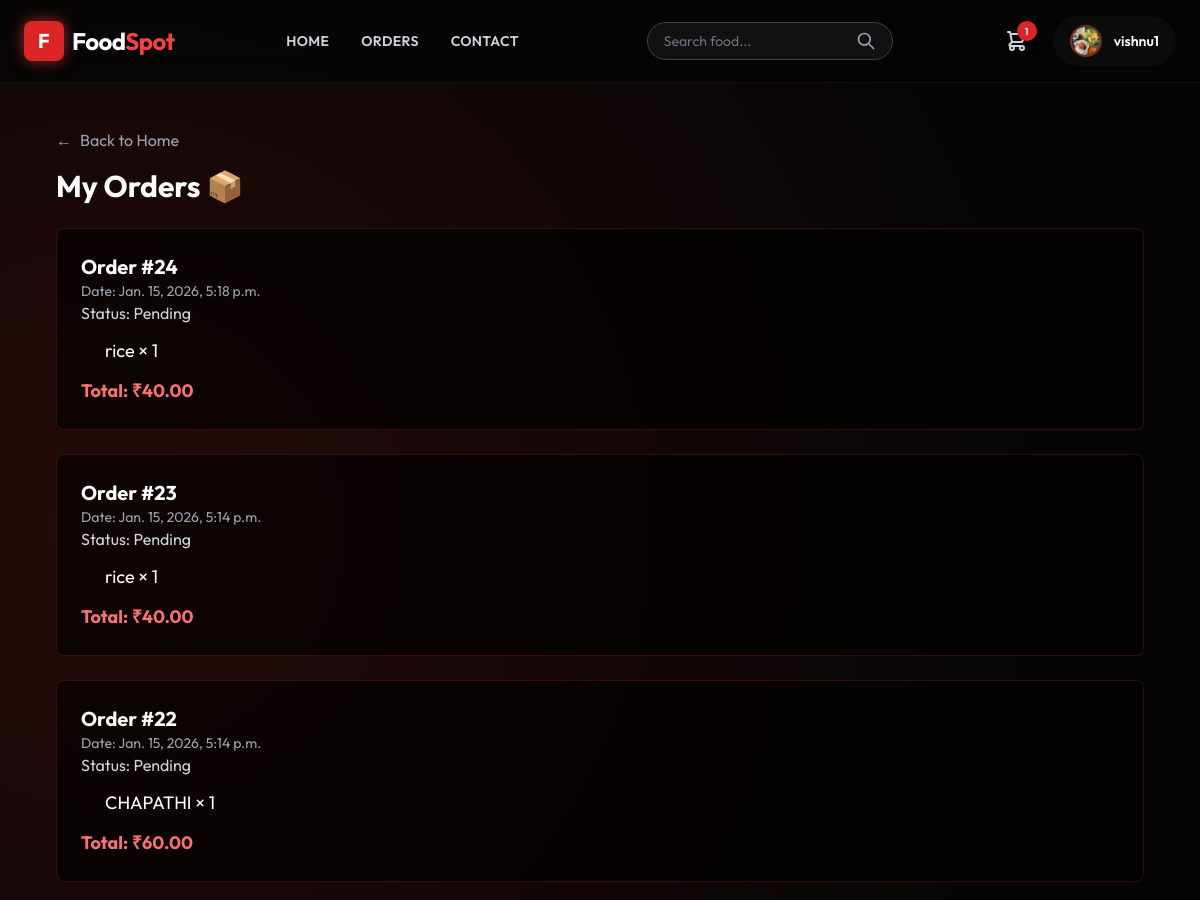
Before: /my-orders/ (signed in, upper part) with the older database file.
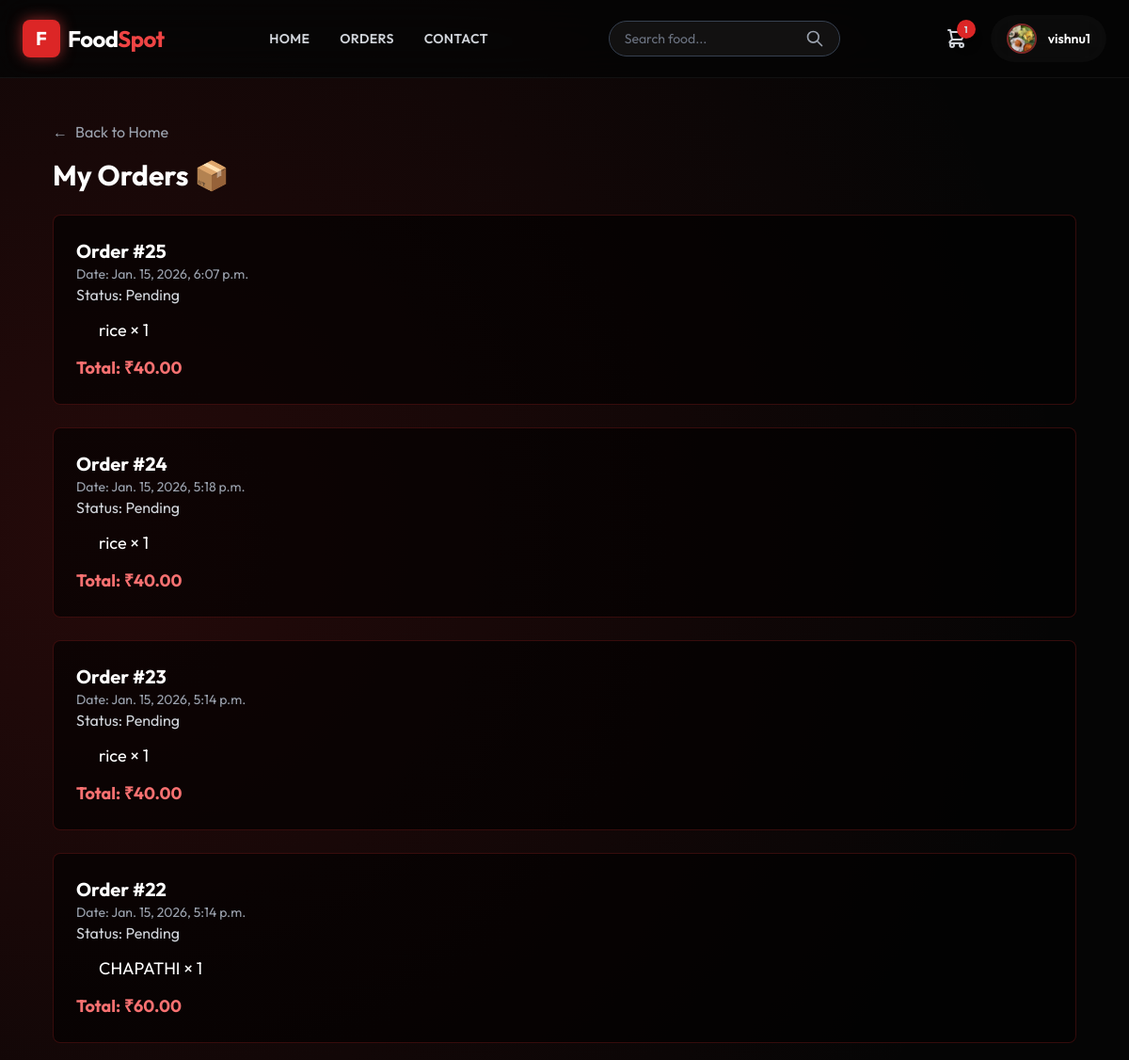
After: the same page with the newer database file.
### menu/models.py (models this page shows, shortened)
class Order(models.Model):
    orderitem = models.ForeignKey(Product, on_delete=models.CASCADE)
    customer = models.ForeignKey(User, on_delete=models.CASCADE)
    qty = models.IntegerField(default=1) # Kept this to avoid breaking Buy logic
    date_order = models.DateTimeField(auto_now_add=True)
    STATUS_CHOICES = (
        ('Pending', 'Pending'),
        ('Out for Delivery', 'Out for Delivery'),
        ('Delivered', 'Delivered'),
        ('Cancelled', 'Cancelled'),
    )
    order_sts = models.CharField(max_length=20, choices=STATUS_CHOICES, default='Pending')
    address = models.TextField(null=True, blank=True)
    price = models.DecimalField(max_digits=10, decimal_places=2, null=True)
    razorpay_order_id = models.CharField(max_length=200, null=True, blank=True)
    razorpay_payment_id = models.CharField(max_length=200, null=True, blank=True)
    razorpay_signature = models.CharField(max_length=200, null=True, blank=True)
    tracking_no = models.CharField(max_length=150, null=True, blank=True)

class Product(models.Model):
    category = models.ForeignKey(Category, on_delete=models.CASCADE)
    name = models.CharField(max_length=150, null=False, blank=False)
    product_image = models.ImageField(upload_to='images', null=True, blank=True)
    quantity = models.IntegerField(null=False, blank=False, default=0)
    original_price = models.DecimalField(max_digits=10, decimal_places=2, null=False)
    selling_price = models.DecimalField(max_digits=10, decimal_places=2, null=False)
    description = models.TextField(max_length=300, null=False)
    is_veg = models.BooleanField(default=False)

### menu/views.py (the view)
# urls.py: path("my-orders/", UserOrdersView.as_view(), name="my_orders"),
@method_decorator(signin_required, name="dispatch")
@method_decorator(never_cache, name="dispatch")
class UserOrdersView(View):
    def get(self, request):
        orders = Order.objects.filter(customer=request.user).order_by("-date_order")
        form = ReviewForm()
        return render(request, "menu/orders.html", {"orders": orders, "form": form})

### menu/forms.py
class ReviewForm(forms.ModelForm):
    class Meta:
        model = Review
        fields = ['rating', 'comment']
        widgets = {
            'rating': forms.NumberInput(attrs={
                "class": "w-full p-3 mb-4 bg-gray-800 text-white rounded outline-none focus:ring-2 focus:ring-red-500",
                "min": "1", "max": "5"
            }),
            'comment': forms.Textarea(attrs={
                "class": "w-full p-3 mb-4 bg-gray-800 text-white rounded outline-none h-24 focus:ring-2 focus:ring-red-500",
                "placeholder": "Enter your feedback"
            }),
        }

### menu/views.py (called while the page is built)
def signin_required(fn):
    def wrapper(request, *args, **kwargs):
        if not request.user.is_authenticated:
            return redirect("login")
        return fn(request, *args, **kwargs)
    return wrapper

### menu/templates/menu/orders.html (shortened to what this page needs)
{% extends 'menu/base.html' %}
{% block content %}
<div class="px-6 py-8">
    <div class="mb-4">
        <a href="{% url 'home' %}" class="text-gray-400 hover:text-white transition flex items-center gap-2 w-fit">
            <span>&larr;</span> Back to Home
        </a>
    </div>
    <h2 class="text-3xl font-bold mb-6">My Orders 📦</h2>
    {% if orders %}
    <div class="space-y-6">
        {% for order in orders %}
        <div class="bg-black/60 p-6 border border-red-900/40 rounded-lg">
            <h3 class="text-xl font-bold">Order #{{ order.id }}</h3>
            <p class="text-gray-400 text-sm">Date: {{ order.date_order }}</p>
            <p class="text-gray-300">Status: {{ order.order_sts }}</p>
            <div class="mt-3 mb-3 ml-6">
                {% if order.orderitem %}
                <p class="text-lg">{{ order.orderitem.name }} × {{ order.qty }}</p>
                {% else %}
                <p class="text-gray-500">Item unavailable</p>
                {% endif %}
            </div>
            <p class="text-red-400 text-lg font-bold">
                Total: ₹{{ order.price }}
            </p>
        </div>
        {% endfor %}
    </div>
    {% else %}
    <p class="text-gray-400">No orders yet.</p>
    {% endif %}
</div>
{% endblock %}

Changed rows visible on the page:
added Order: id "25", date_order "Jan. 15, 2026, 6:07 p.m.", order_sts "Pending", orderitem.name "rice", qty "1", price "40.00"
